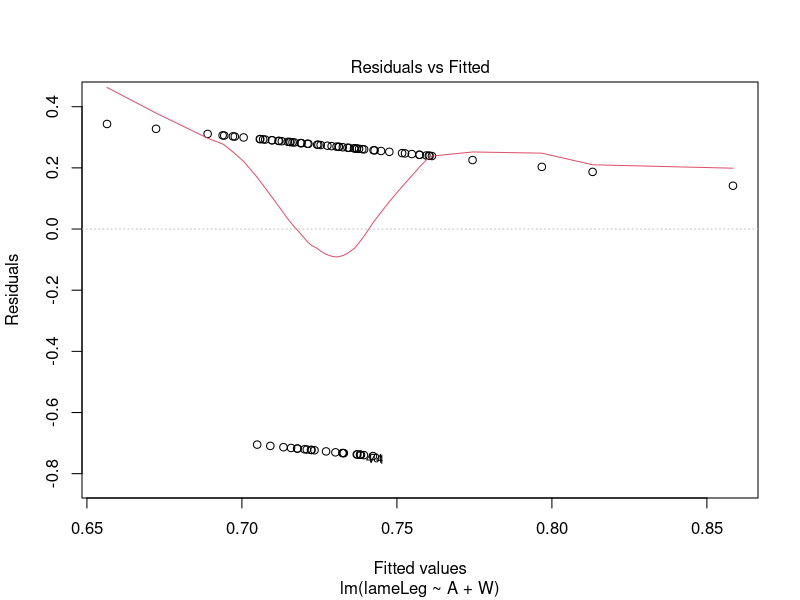
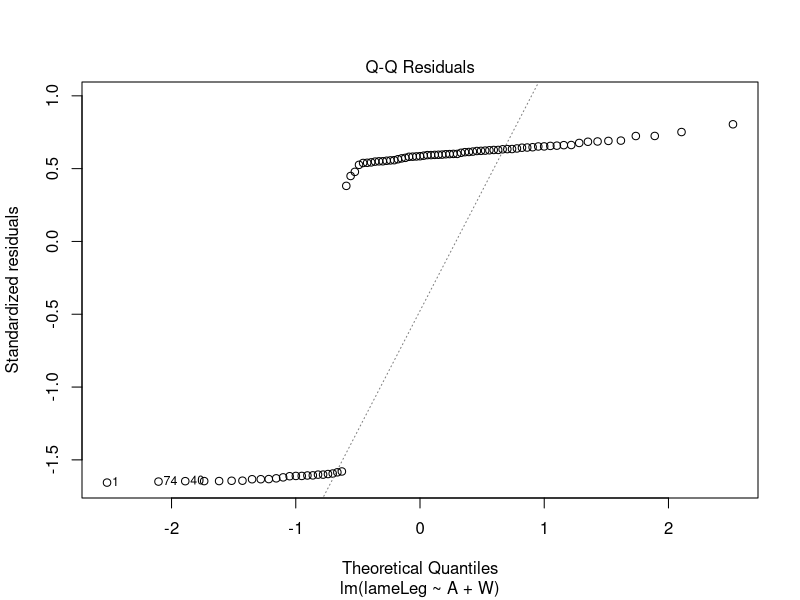
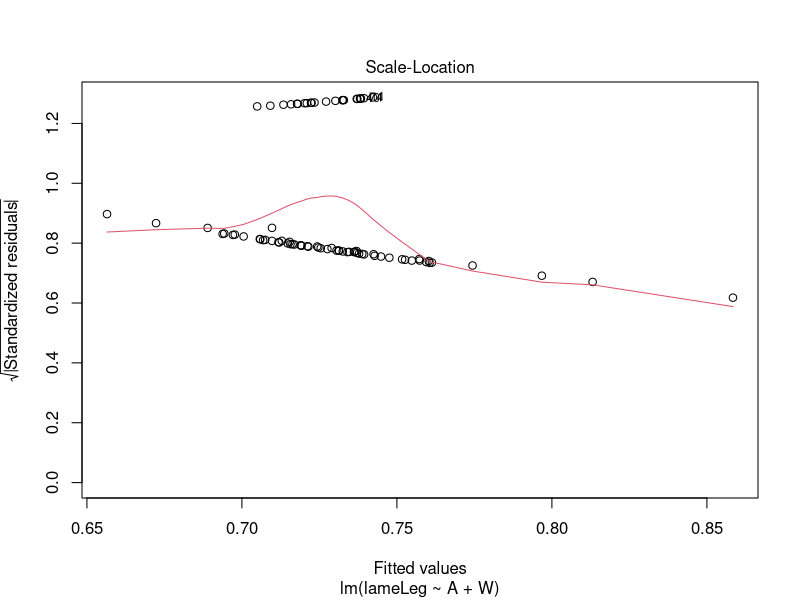
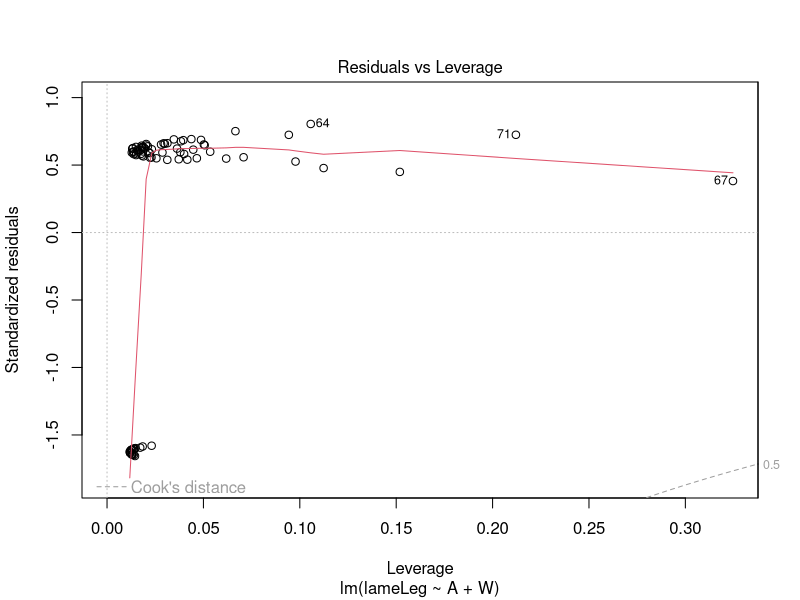
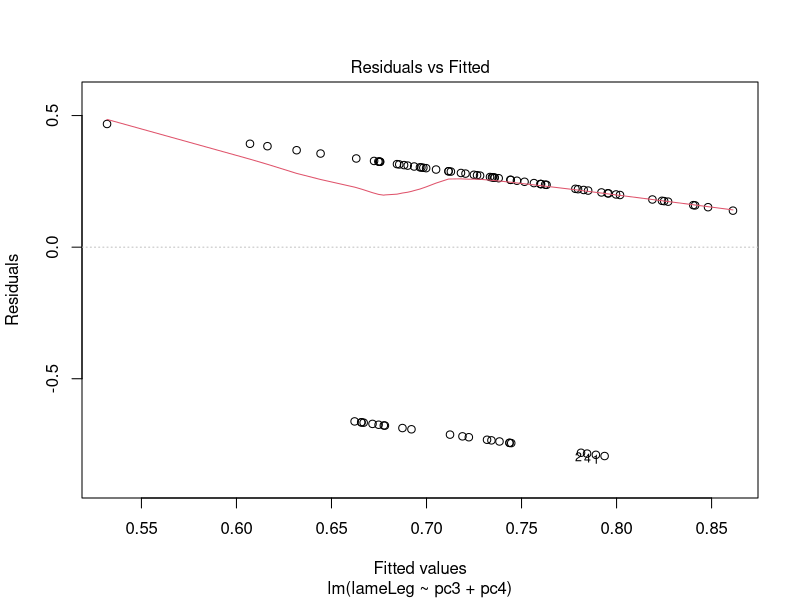
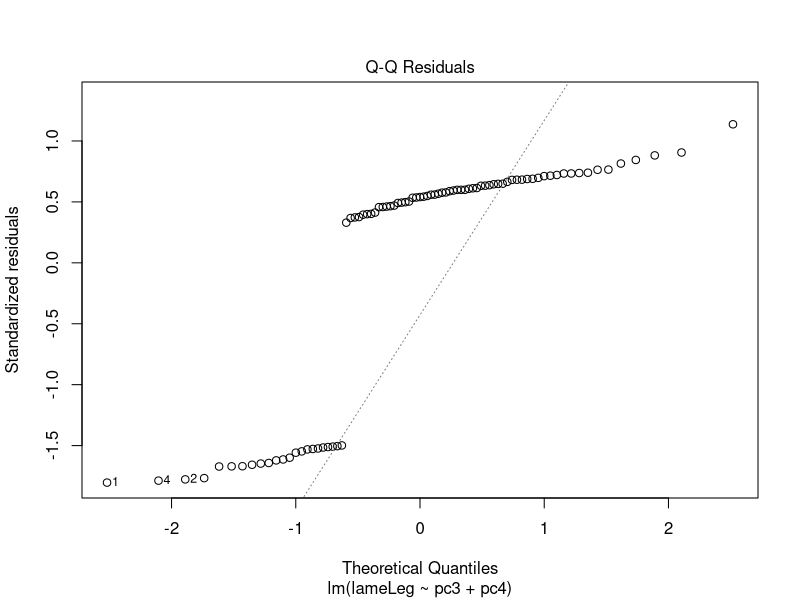
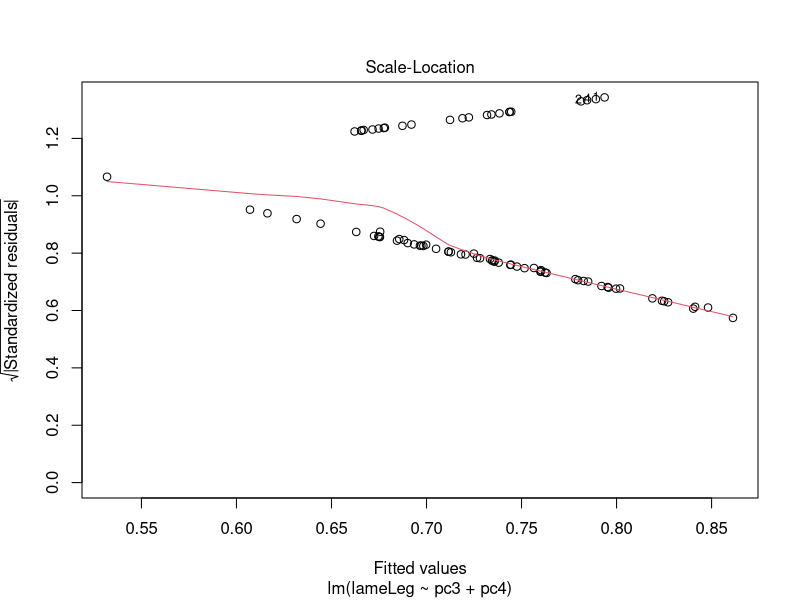
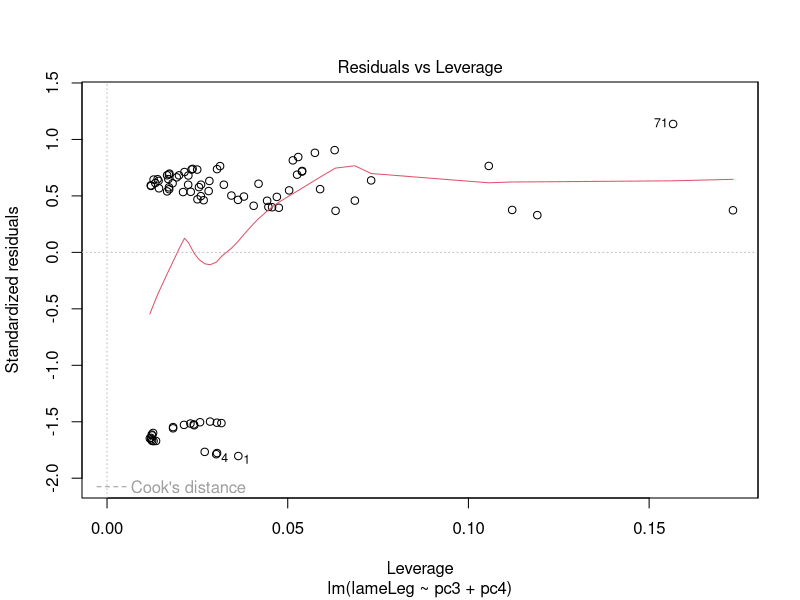

Write R code to recreate these figures, in order.
setwd("/Users/frederikravnborg/Library/CloudStorage/OneDrive-DanmarksTekniskeUniversitet/DTU-Frederik’s MacBook Pro/ProjStat/Project, Group")
(d <- read.table("horse_data23.txt", header=TRUE, as.is=TRUE))

#### Initial Plots ####



#### Goal 1 ####
(H <- as.factor(d$horse))
# If horse has a significant effect on A
fit <- lm(d$A ~ H); anova(fit)

# If horse has a significant effect on S
fit <- lm(d$S ~ H); anova(fit)

# If horse has a significant effect on W
fit <- lm(d$W ~ H); anova(fit)

#### Goal 2 ####
d2 <- d
for (i in 1:dim(d)[1]){
  if (d2$lameLeg[i] == "none"){d2$lameLeg[i] <- 0}
  else {d2$lameLeg[i] <- 1}
}

fitAW <- lm(lameLeg ~ A + W, data=d2)
summary(fitAW)
plot(fitAW)

fitPC <- lm(lameLeg ~ pc3 + pc4, data=d2)
summary(fitPC)
plot(fitPC)


plot(subset(d2, lameLeg == 1)$A, pch=19, col="red", ylab="A", main="Symmetry score A")
points(subset(d2, lameLeg == 0)$A, pch=19, col="blue")
legend("topleft",legend=c("Some lameness", "No lameness"),
       col=c("red", "blue"), pch=19:19, cex=0.8)

plot(subset(d2, lameLeg == 1)$S, pch=19, col="red", ylab="S", main="Symmetry score S")
points(subset(d2, lameLeg == 0)$S, pch=19, col="blue")
legend("topleft",legend=c("Some lameness", "No lameness"),
       col=c("red", "blue"), pch=19:19, cex=0.8)

plot(subset(d2, lameLeg == 1)$W, pch=19, col="red", ylab="W", main="Symmetry score W")
points(subset(d2, lameLeg == 0)$W, pch=19, col="blue")
legend("topleft",legend=c("Some lameness", "No lameness"),
       col=c("red", "blue"), pch=19:19, cex=0.8)


length(subset(d2, lameLeg == 0)$A)
length(subset(d2, lameLeg == 1)$A)

?plot
plot(as.factor(subset(d2, lameLeg == 1)$horse))
plot(as.factor(subset(d2, lameLeg == 0)$horse))

subset(d2, horse == "B1")$lameLeg


plotd <- d
plotd$A <- round(plotd$A,2)
plotd$S <- round(plotd$S,2)
plotd$W <- round(plotd$W,2)
plotd$pc1 <- round(plotd$pc1,2)
plotd$pc2 <- round(plotd$pc2,2)
plotd$pc3 <- round(plotd$pc3,2)
plotd$pc4 <- round(plotd$pc4,2)

(nLame <- dim( (subset(d2, lameLeg == 1)) )[1])
(nNone <- dim( (subset(d2, lameLeg == 0)) )[1])
(ratio <- nLame / (nLame+nNone))

